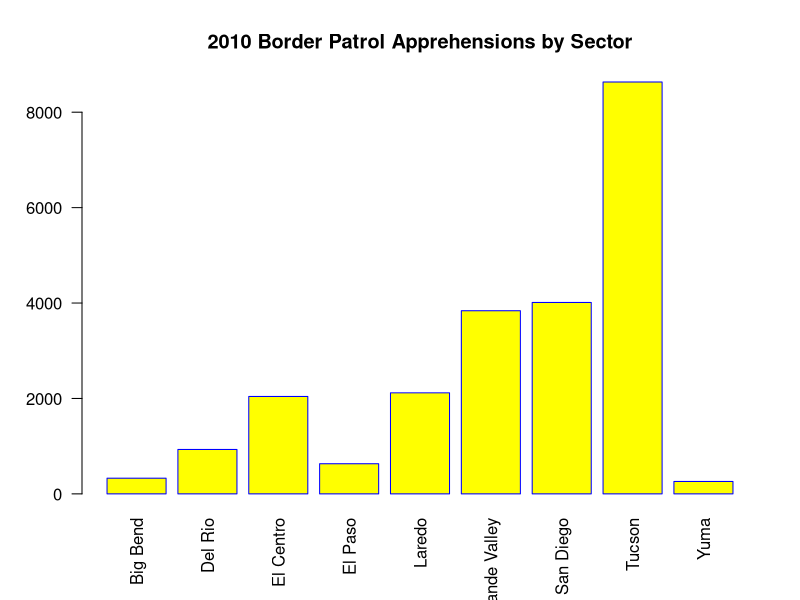
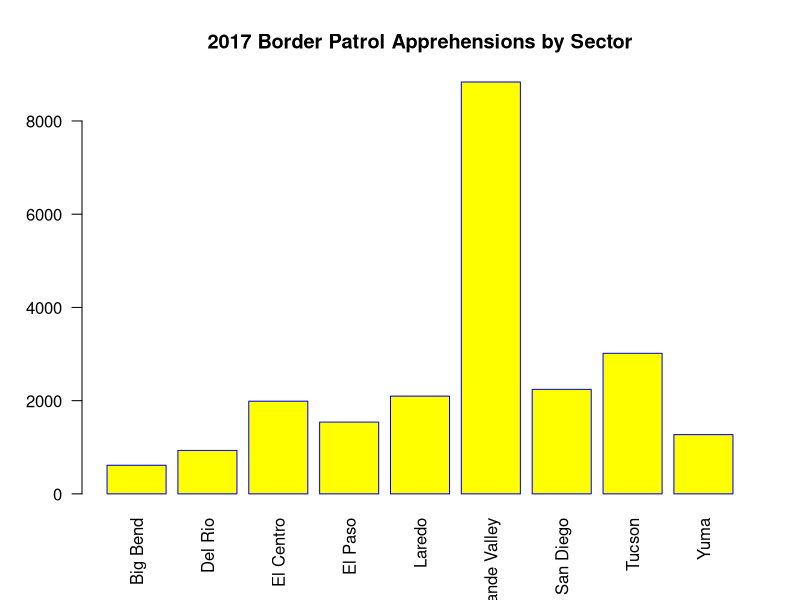
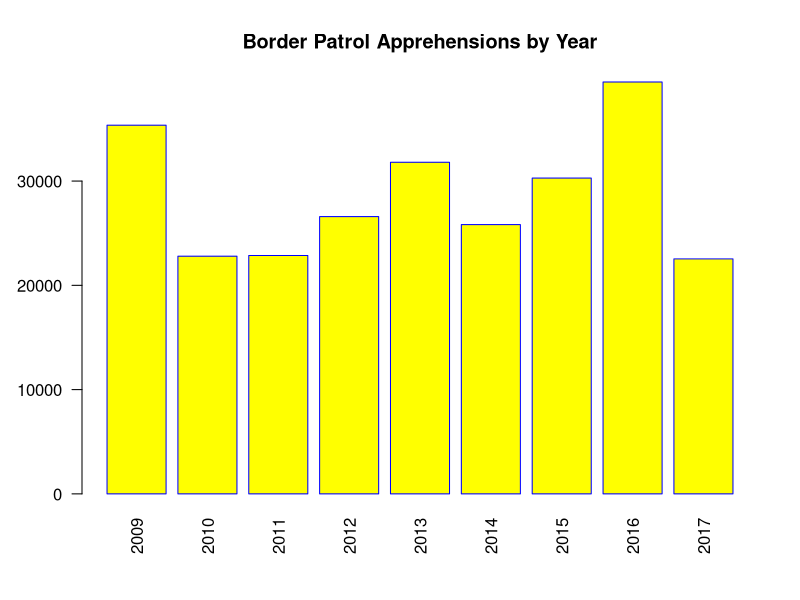
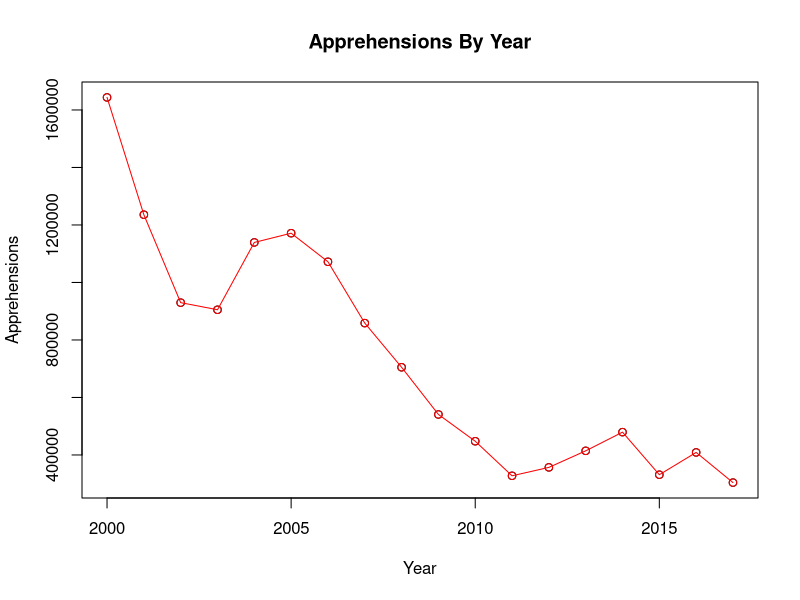
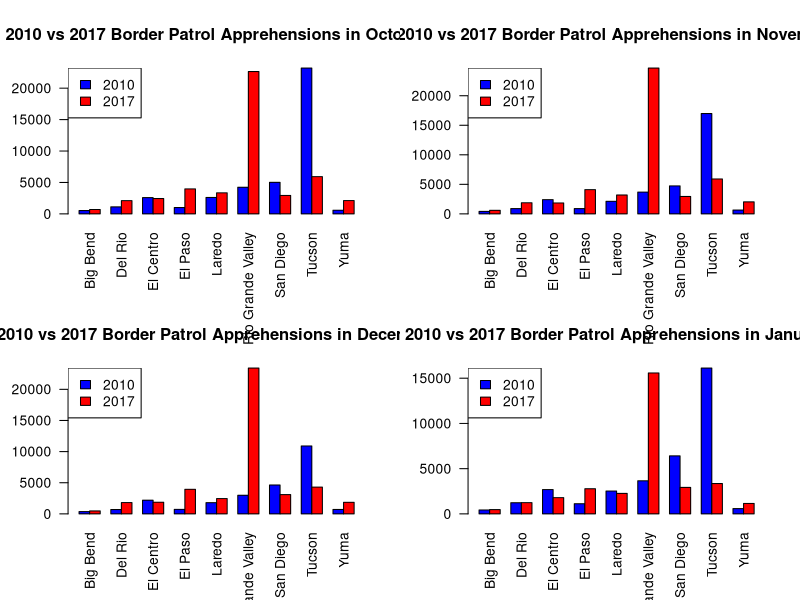
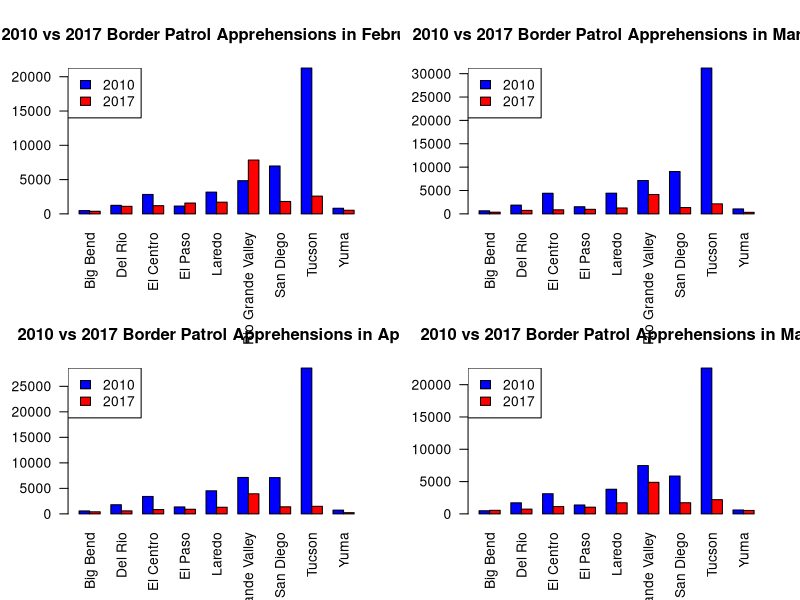
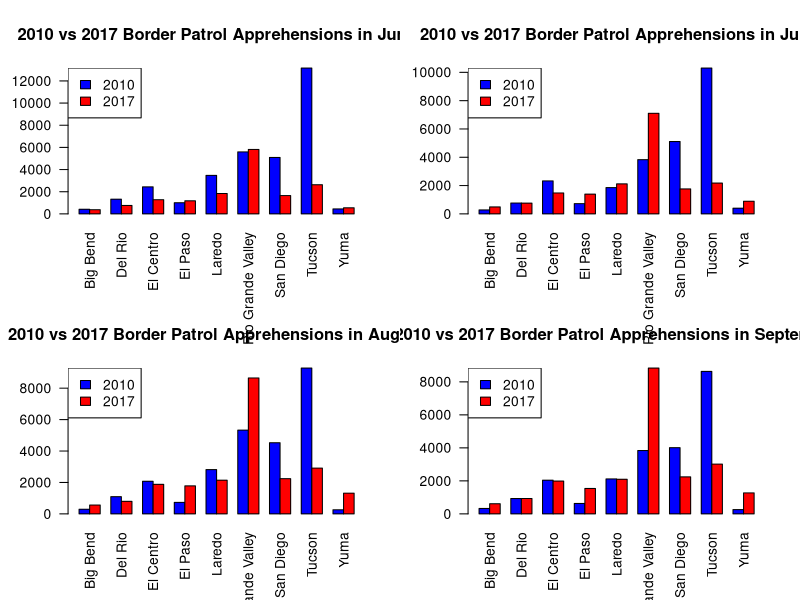
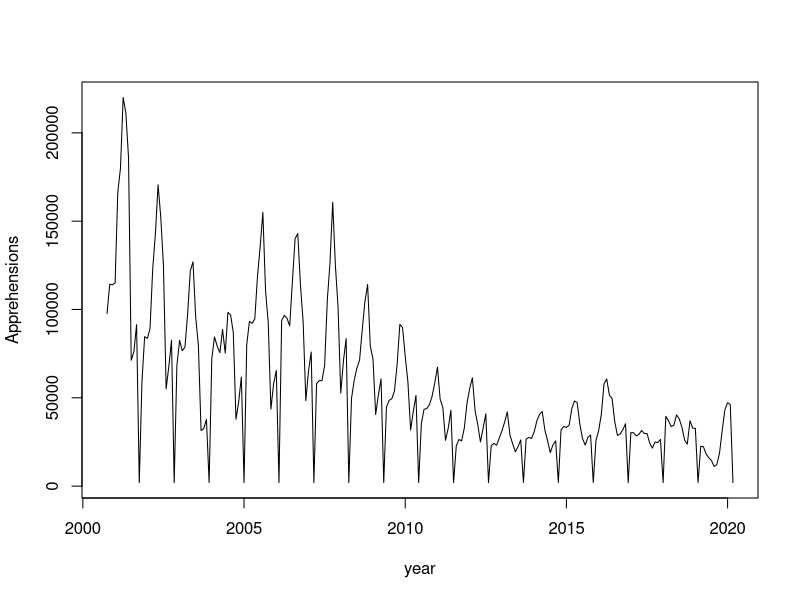

Write R code to recreate these figures, in order.
## ---- chunk 1
## Reading in Data
BP2010 <- read.csv("BP Apprehensions 2010.csv", header = TRUE, stringsAsFactors = FALSE)
PB2017 <- read.csv("PB Apprehensions 2017.csv", header = TRUE, stringsAsFactors = TRUE)
PBmonthly <- read.csv("monthly_sum.csv", header = TRUE, stringsAsFactors = TRUE)
rownames(PBmonthly) <- PBmonthly[,1]

## Displaying Data By Sector
rownames(BP2010) <- BP2010[,1]
x <- barplot(BP2010[1:9,13], names.arg = rownames(BP2010)[1:9],
        las=2,
        axisnames=TRUE,
        main="2010 Border Patrol Apprehensions by Sector",
        border="blue",
        col="yellow")

rownames(PB2017) <- PB2017[,1]
barplot(PB2017[1:9,13], names.arg = rownames(PB2017)[1:9],
        las=2,
        axisnames=TRUE,
        main="2017 Border Patrol Apprehensions by Sector",
        border="blue",
        col="yellow")

##Display Data By Year
barplot(rev(PBmonthly[1:9,13]), names.arg = rev(rownames(PBmonthly)[1:9]),
        las=2,
        axisnames=TRUE,
        main="Border Patrol Apprehensions by Year",
        border="blue",
        col="yellow")

## T-test for Tucson in 2010 and Rio Grande Valley in 2017
t2010 <- t(BP2010)
t2017 <- t(PB2017)
t.test(as.numeric(t2010[2:13, 8]), as.numeric(t2017[2:13, 6]))

plot (PBmonthly$year,rowSums(PBmonthly[1:18 , 2:13]), xlab = "Year", ylab = "Apprehensions", type = "p", main = "Apprehensions By Year")
lines(PBmonthly$year,rowSums(PBmonthly[1:18 , 2:13]), col = "red")
points(PBmonthly$year,rowSums(PBmonthly[1:18 , 2:13]), col = "red")












## Creates a 2 x 9 matrix from the 2010 data and 2017 for specified month
sideBySideMatrix <- function(month){
  matrix(c(BP2010[1:9,month], PB2017[1:9,month]), nrow = 2, byrow = TRUE)
}

## Creates the barplot for a given month
sideBySideBarPlot <- function(month, monthString){
  barplot(sideBySideMatrix(month), names.arg = rownames(BP2010),
          las=2,
          axisnames=TRUE,
          beside=TRUE,
          col=c("blue", "red"),
          main = paste("2010 vs 2017 Border Patrol Apprehensions in", monthString, sep=" "))
  legend("topleft", 
       c("2010", "2017"), 
       fill = c("blue", "red"))
}

## Creates the side by side bar plots for each month
par(mfrow=c(2,2))
sideBySideBarPlot(2, "October")
sideBySideBarPlot(3, "November")
sideBySideBarPlot(4, "December")
sideBySideBarPlot(5, "January")
sideBySideBarPlot(6, "February")
sideBySideBarPlot(7, "March")
sideBySideBarPlot(8, "April")
sideBySideBarPlot(9, "May")
sideBySideBarPlot(10, "June")
sideBySideBarPlot(11, "July")
sideBySideBarPlot(12, "August")
sideBySideBarPlot(13, "September")

par(mfrow=c(1,1))
x <- as.vector(t(PBmonthly))
y <- ts(rev(x), start = c(2000, 10), frequency = 12)
ts.plot(y, gpars=list(xlab="year", ylab="Apprehensions", lty=c(1:3)))
